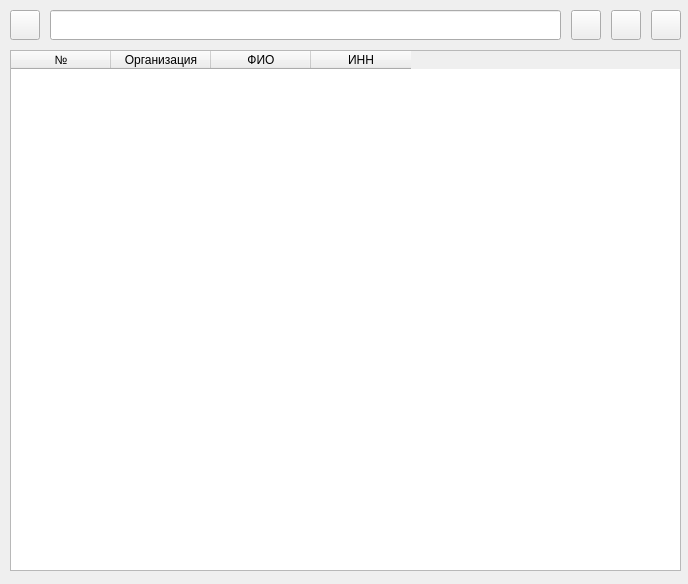
<?xml version="1.0" encoding="UTF-8"?>
<ui version="4.0">
 <class>Form</class>
 <widget class="QWidget" name="Form">
  <property name="geometry">
   <rect>
    <x>0</x>
    <y>0</y>
    <width>688</width>
    <height>584</height>
   </rect>
  </property>
  <property name="windowTitle">
   <string>Заказчики</string>
  </property>
  <widget class="QTableWidget" name="tableWidget">
   <property name="geometry">
    <rect>
     <x>10</x>
     <y>50</y>
     <width>671</width>
     <height>521</height>
    </rect>
   </property>
   <property name="maximumSize">
    <size>
     <width>671</width>
     <height>521</height>
    </size>
   </property>
   <column>
    <property name="text">
     <string>№</string>
    </property>
   </column>
   <column>
    <property name="text">
     <string>Организация</string>
    </property>
   </column>
   <column>
    <property name="text">
     <string>ФИО</string>
    </property>
   </column>
   <column>
    <property name="text">
     <string>ИНН</string>
    </property>
   </column>
  </widget>
  <widget class="QWidget" name="horizontalWidget" native="true">
   <property name="geometry">
    <rect>
     <x>10</x>
     <y>0</y>
     <width>671</width>
     <height>51</height>
    </rect>
   </property>
   <layout class="QHBoxLayout" name="horizontalLayout">
    <property name="spacing">
     <number>10</number>
    </property>
    <property name="leftMargin">
     <number>0</number>
    </property>
    <property name="topMargin">
     <number>0</number>
    </property>
    <property name="rightMargin">
     <number>0</number>
    </property>
    <property name="bottomMargin">
     <number>0</number>
    </property>
    <item>
     <widget class="QPushButton" name="pushButton_4">
      <property name="minimumSize">
       <size>
        <width>30</width>
        <height>23</height>
       </size>
      </property>
      <property name="maximumSize">
       <size>
        <width>30</width>
        <height>30</height>
       </size>
      </property>
      <property name="styleSheet">
       <string notr="true">QPushButton {
	background:none;
}</string>
      </property>
      <property name="text">
       <string/>
      </property>
      <property name="icon">
       <iconset>
        <normaloff>../../../Downloads/free-icon-search-8371297.png</normaloff>../../../Downloads/free-icon-search-8371297.png</iconset>
      </property>
      <property name="iconSize">
       <size>
        <width>27</width>
        <height>27</height>
       </size>
      </property>
     </widget>
    </item>
    <item>
     <widget class="QLineEdit" name="lineEdit">
      <property name="minimumSize">
       <size>
        <width>0</width>
        <height>30</height>
       </size>
      </property>
     </widget>
    </item>
    <item>
     <widget class="QPushButton" name="pushButton_3">
      <property name="minimumSize">
       <size>
        <width>30</width>
        <height>30</height>
       </size>
      </property>
      <property name="maximumSize">
       <size>
        <width>30</width>
        <height>30</height>
       </size>
      </property>
      <property name="styleSheet">
       <string notr="true">QPushButton {
	background:none;
}</string>
      </property>
      <property name="text">
       <string/>
      </property>
      <property name="icon">
       <iconset>
        <normaloff>../../../Downloads/free-icon-hospital-signal-8371351.png</normaloff>../../../Downloads/free-icon-hospital-signal-8371351.png</iconset>
      </property>
      <property name="iconSize">
       <size>
        <width>27</width>
        <height>27</height>
       </size>
      </property>
     </widget>
    </item>
    <item>
     <widget class="QPushButton" name="pushButton_2">
      <property name="minimumSize">
       <size>
        <width>30</width>
        <height>30</height>
       </size>
      </property>
      <property name="maximumSize">
       <size>
        <width>30</width>
        <height>30</height>
       </size>
      </property>
      <property name="styleSheet">
       <string notr="true">QPushButton {
	background:none;
}</string>
      </property>
      <property name="text">
       <string/>
      </property>
      <property name="icon">
       <iconset>
        <normaloff>../../../Downloads/free-icon-avatar-8370797.png</normaloff>../../../Downloads/free-icon-avatar-8370797.png</iconset>
      </property>
      <property name="iconSize">
       <size>
        <width>27</width>
        <height>27</height>
       </size>
      </property>
     </widget>
    </item>
    <item>
     <widget class="QPushButton" name="pushButton">
      <property name="minimumSize">
       <size>
        <width>30</width>
        <height>30</height>
       </size>
      </property>
      <property name="maximumSize">
       <size>
        <width>30</width>
        <height>30</height>
       </size>
      </property>
      <property name="styleSheet">
       <string notr="true">QPushButton {
	background:none;
}</string>
      </property>
      <property name="text">
       <string/>
      </property>
      <property name="icon">
       <iconset>
        <normaloff>../../../Downloads/free-icon-add-button-8371340.png</normaloff>../../../Downloads/free-icon-add-button-8371340.png</iconset>
      </property>
      <property name="iconSize">
       <size>
        <width>27</width>
        <height>27</height>
       </size>
      </property>
     </widget>
    </item>
   </layout>
  </widget>
 </widget>
 <resources/>
 <connections/>
</ui>
